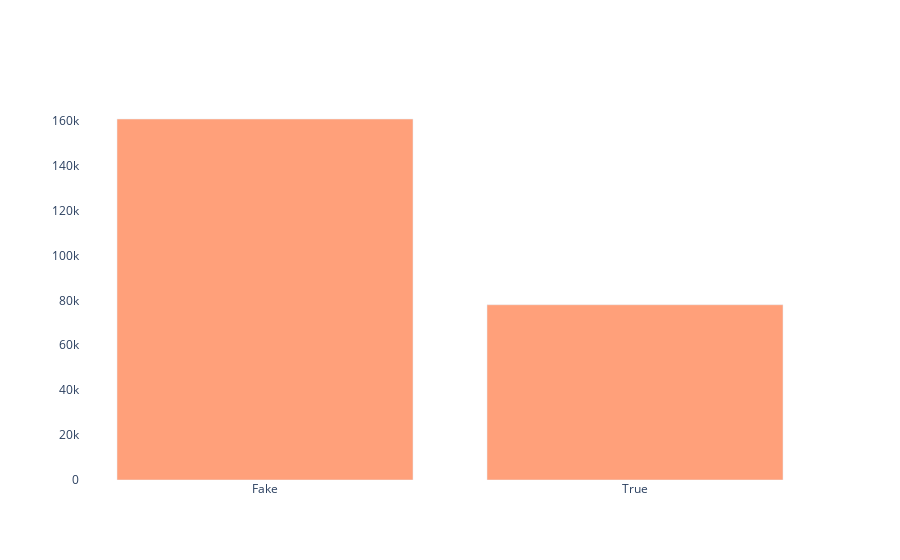

Write notebook code for a chart like this one.
### Code cell
fig = go.Figure()
fig.add_trace(go.Bar(y=[len(unique_tokens_fake2), len(unique_tokens_true2)], 
                         x=['Fake', 'True'], 
                        marker_color='lightsalmon'
))
fig.update_layout({
        'plot_bgcolor': 'rgba(0, 0, 0, 0)',
        'paper_bgcolor': 'rgba(0, 0, 0, 0)',
})
fig.show()

### Figure 1 — Plotly figure (JSON) as saved in the notebook; plotly's stock layout.template omitted (floating-point values rounded to 4 significant figures)
{"data": [{"marker": {"color": "lightsalmon"}, "type": "bar", "x": ["Fake", "True"], "y": [160734, 78044]}], "layout": {"paper_bgcolor": "rgba(0, 0, 0, 0)", "plot_bgcolor": "rgba(0, 0, 0, 0)"}}
